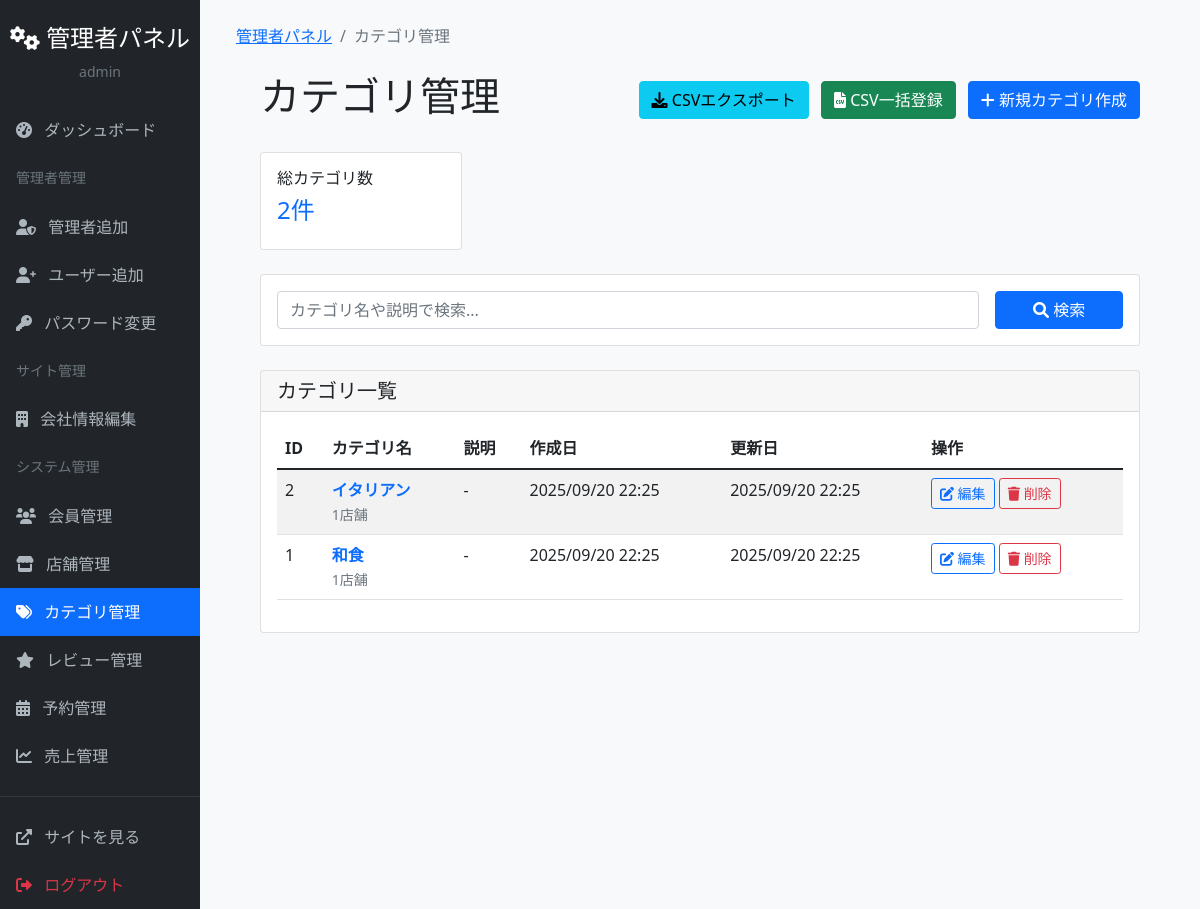
/admin-panel/categories/ (signed in), run on the app's committed database.
### accounts/models.py (models this page shows, shortened)
class User(AbstractUser):
    furigana = models.CharField('フリガナ', max_length=100, blank=True)
    postal_code = models.CharField('郵便番号', max_length=8, blank=True)
    address = models.TextField('住所', blank=True)
    phone_number = models.CharField('電話番号', max_length=15, blank=True)
    is_premium = models.BooleanField('プレミアム会員', default=False)
    email_verified = models.BooleanField('メール認証済み', default=False)
    created_at = models.DateTimeField('作成日時', auto_now_add=True)
    updated_at = models.DateTimeField('更新日時', auto_now=True)
    class Meta:
        verbose_name = 'ユーザー'
        verbose_name_plural = 'ユーザー'

### categories/models.py (models this page shows, shortened)
class Category(models.Model):
    name = models.CharField('カテゴリ名', max_length=50, unique=True)
    description = models.TextField('説明', blank=True)
    created_at = models.DateTimeField('作成日時', auto_now_add=True)
    updated_at = models.DateTimeField('更新日時', auto_now=True)
    class Meta:
        verbose_name = 'カテゴリ'
        verbose_name_plural = 'カテゴリ'
        ordering = ['name']

### admin_panel/views.py (the view)
# urls.py: path('categories/', views.category_list, name='category_list'),
@staff_member_required
def category_list(request):
    from django.db.models import Q, Count
    search_query = request.GET.get('search', '')
    categories = Category.objects.all()
    if search_query:
        categories = categories.filter(
            Q(name__icontains=search_query) |
            Q(description__icontains=search_query)
        )
    categories = categories.order_by('name')
    categories = categories.annotate(
        restaurant_count=Count('restaurant')
    )
    from django.core.paginator import Paginator
    paginator = Paginator(categories, 20)  # 1ページに20件表示
    page_number = request.GET.get('page')
    page_obj = paginator.get_page(page_number)
    context = {
        'categories': page_obj,
        'page_obj': page_obj,
        'search_query': search_query,
        'total_categories': Category.objects.count(),
        'search_result_count': categories.count(),
    }
    return render(request, 'admin_panel/category_list.html', context)

### admin_panel/context_processors.py (called while the page is built)
def company_info(request):
    return {
        'company_info': CompanyInfo.get_instance()
    }

### admin_panel/models.py (called while the page is built)
    @classmethod
    def get_instance(cls):
        obj, created = cls.objects.get_or_create(pk=1)
        return obj

### admin_panel/templates/admin_panel/category_list.html (shortened to what this page needs)
{% extends 'admin_panel/base.html' %}
{% block breadcrumb %}
<li class="breadcrumb-item active">カテゴリ管理</li>
{% endblock %}
{% block content %}
<div class="container mt-4">
    <div class="d-flex justify-content-between align-items-center mb-4">
        <h1>カテゴリ管理</h1>
        <div>
            <a href="{% url 'admin_panel:category_csv_export' %}" class="btn btn-info me-2">
                <i class="fas fa-download"></i> CSVエクスポート
            </a>
            <a href="{% url 'admin_panel:category_csv_import' %}" class="btn btn-success me-2">
                <i class="fas fa-file-csv"></i> CSV一括登録
            </a>
            <a href="{% url 'admin_panel:category_create' %}" class="btn btn-primary">
                <i class="fas fa-plus"></i> 新規カテゴリ作成
            </a>
        </div>
    </div>
    <div class="row mb-4">
        <div class="col-md-3">
            <div class="card">
                <div class="card-body">
                    <h6 class="card-title">総カテゴリ数</h6>
                    <h4 class="text-primary">{{ total_categories }}件</h4>
                </div>
            </div>
        </div>
    </div>
    <div class="card mb-4">
        <div class="card-body">
            <form method="get" class="row g-3">
                <div class="col-md-10">
                    <input type="text" class="form-control" name="search"
                           value="{{ search_query }}"
                           placeholder="カテゴリ名や説明で検索...">
                </div>
                <div class="col-md-2">
                    <button type="submit" class="btn btn-primary w-100">
                        <i class="fas fa-search"></i> 検索
                    </button>
                </div>
            </form>
        </div>
    </div>
    <div class="card">
        <div class="card-header">
            <h5 class="mb-0">カテゴリ一覧</h5>
        </div>
        <div class="card-body">
            {% if categories %}
                <div class="table-responsive">
                    <table class="table table-striped">
                        <thead>
                            <tr>
                                <th>ID</th>
                                <th>カテゴリ名</th>
                                <th>説明</th>
                                <th>作成日</th>
                                <th>更新日</th>
                                <th>操作</th>
                            </tr>
                        </thead>
                        <tbody>
                            {% for category in page_obj %}
                            <tr>
                                <td>{{ category.id }}</td>
                                <td>
                                    <a href="{% url 'admin_panel:restaurant_list' %}?category={{ category.id }}"
                                       class="text-decoration-none text-primary">
                                        <strong>{{ category.name }}</strong>
                                    </a>
                                    {% if category.restaurant_count > 0 %}
                                        <br>
                                        <a href="{% url 'admin_panel:restaurant_list' %}?category={{ category.id }}"
                                           class="text-muted text-decoration-none">
                                            <small>{{ category.restaurant_count }}店舗</small>
                                        </a>
                                    {% endif %}
                                </td>
                                <td>{{ category.description|truncatechars:50|default:"-" }}</td>
                                <td>{{ category.created_at|date:"Y/m/d H:i" }}</td>
                                <td>{{ category.updated_at|date:"Y/m/d H:i" }}</td>
                                <td>
                                    <a href="{% url 'admin_panel:category_edit' category.id %}"
                                       class="btn btn-sm btn-outline-primary">
                                        <i class="fas fa-edit"></i> 編集
                                    </a>
                                    <a href="{% url 'admin_panel:category_delete' category.id %}"
                                       class="btn btn-sm btn-outline-danger">
                                        <i class="fas fa-trash"></i> 削除
                                    </a>
                                </td>
                            </tr>
                            {% endfor %}
                        </tbody>
                    </table>
                </div>
            {% endif %}
        </div>
    </div>
</div>
{% endblock %}

### admin_panel/templates/admin_panel/base.html (shortened to what this page needs)
<!DOCTYPE html>
<html lang="ja">
<head>
    <link href="https://cdn.jsdelivr.net/npm/bootstrap@5.1.3/dist/css/bootstrap.min.css" rel="stylesheet">
    <link href="https://cdnjs.cloudflare.com/ajax/libs/font-awesome/6.0.0/css/all.min.css" rel="stylesheet">
</head>
<body>
    <div class="container-fluid">
        <div class="row">
            <div class="col-md-3 col-lg-2 px-0 sidebar">
                <div class="d-flex flex-column">
                    <div class="text-center py-4">
                        <h4 class="text-white">
                            <i class="fas fa-cogs"></i> 管理者パネル
                        </h4>
                        <p class="text-muted small mb-0">{{ user.username }}</p>
                    </div>
                    <nav class="nav flex-column">
                        <a class="nav-link {% if request.resolver_match.url_name == 'dashboard' %}active{% endif %}"
                           href="{% url 'admin_panel:dashboard' %}">
                            <i class="fas fa-tachometer-alt me-2"></i> ダッシュボード
                        </a>
                        <div class="px-3 pt-3 pb-2">
                            <h6 class="text-muted text-uppercase small">管理者管理</h6>
                        </div>
                        <a class="nav-link {% if request.resolver_match.url_name == 'admin_user_create' %}active{% endif %}"
                           href="{% url 'admin_panel:admin_user_create' %}">
                            <i class="fas fa-user-shield me-2"></i> 管理者追加
                        </a>
                        <a class="nav-link {% if request.resolver_match.url_name == 'regular_user_create' %}active{% endif %}"
                           href="{% url 'admin_panel:regular_user_create' %}">
                            <i class="fas fa-user-plus me-2"></i> ユーザー追加
                        </a>
                        <a class="nav-link {% if request.resolver_match.url_name == 'admin_password_change' %}active{% endif %}"
                           href="{% url 'admin_panel:admin_password_change' %}">
                            <i class="fas fa-key me-2"></i> パスワード変更
                        </a>
                        <div class="px-3 pt-3 pb-2">
                            <h6 class="text-muted text-uppercase small">サイト管理</h6>
                        </div>
                        <a class="nav-link {% if request.resolver_match.url_name == 'company_info_edit' %}active{% endif %}"
                           href="{% url 'admin_panel:company_info_edit' %}">
                            <i class="fas fa-building me-2"></i> 会社情報編集
                        </a>
                        <div class="px-3 pt-3 pb-2">
                            <h6 class="text-muted text-uppercase small">システム管理</h6>
                        </div>
                        <a class="nav-link {% if request.resolver_match.url_name == 'user_list' %}active{% endif %}"
                           href="{% url 'admin_panel:user_list' %}">
                            <i class="fas fa-users me-2"></i> 会員管理
                        </a>
                        <a class="nav-link {% if request.resolver_match.url_name == 'restaurant_list' %}active{% endif %}"
                           href="{% url 'admin_panel:restaurant_list' %}">
                            <i class="fas fa-store me-2"></i> 店舗管理
                        </a>
                        <a class="nav-link {% if 'category' in request.resolver_match.url_name %}active{% endif %}"
                           href="{% url 'admin_panel:category_list' %}">
                            <i class="fas fa-tags me-2"></i> カテゴリ管理
                        </a>
                        <a class="nav-link {% if request.resolver_match.url_name == 'review_list' %}active{% endif %}"
                           href="{% url 'admin_panel:review_list' %}">
                            <i class="fas fa-star me-2"></i> レビュー管理
                        </a>
                        <a class="nav-link {% if 'reservation' in request.resolver_match.url_name %}active{% endif %}"
                           href="{% url 'admin_panel:reservation_list' %}">
                            <i class="fas fa-calendar-alt me-2"></i> 予約管理
                        </a>
                        <a class="nav-link {% if request.resolver_match.url_name == 'sales_report' %}active{% endif %}"
                           href="{% url 'admin_panel:sales_report' %}">
                            <i class="fas fa-chart-line me-2"></i> 売上管理
                        </a>
                        <hr class="text-muted">
                        <a class="nav-link" href="{% url 'restaurants:index' %}" target="_blank">
                            <i class="fas fa-external-link-alt me-2"></i> サイトを見る
                        </a>
                        <a class="nav-link text-danger" href="{% url 'admin_panel:admin_logout' %}">
                            <i class="fas fa-sign-out-alt me-2"></i> ログアウト
                        </a>
                    </nav>
                </div>
            </div>
            <div class="col-md-9 col-lg-10 main-content">
                <div class="p-4">
                    <nav aria-label="breadcrumb" class="mb-4">
                        <ol class="breadcrumb">
                            <li class="breadcrumb-item">
                                <a href="{% url 'admin_panel:dashboard' %}">管理者パネル</a>
                            </li>
                            {% block breadcrumb %}{% endblock %}
                        </ol>
                    </nav>
                    {% block content %}
                    {% endblock %}
                </div>
            </div>
        </div>
    </div>
</body>
</html>

### admin_panel/templates/admin_panel/base.html (style rules this page uses)
.sidebar { min-height: 100vh; background-color: #212529; }
.sidebar .nav-link { color: #adb5bd; padding: 0.75rem 1rem; }
.sidebar .nav-link.active { color: #fff; background-color: #0d6efd; }
.main-content { background-color: #f8f9fa; min-height: 100vh; }

### data on the page
User: username "admin"
Category: id "2", name "イタリアン", restaurant_count "1", description "-", created_at "2025/09/20 22:25", updated_at "2025/09/20 22:25"
Category: id "1", name "和食", restaurant_count "1", description "-", created_at "2025/09/20 22:25", updated_at "2025/09/20 22:25"

### other printed values
{{ total_categories }} "2"
